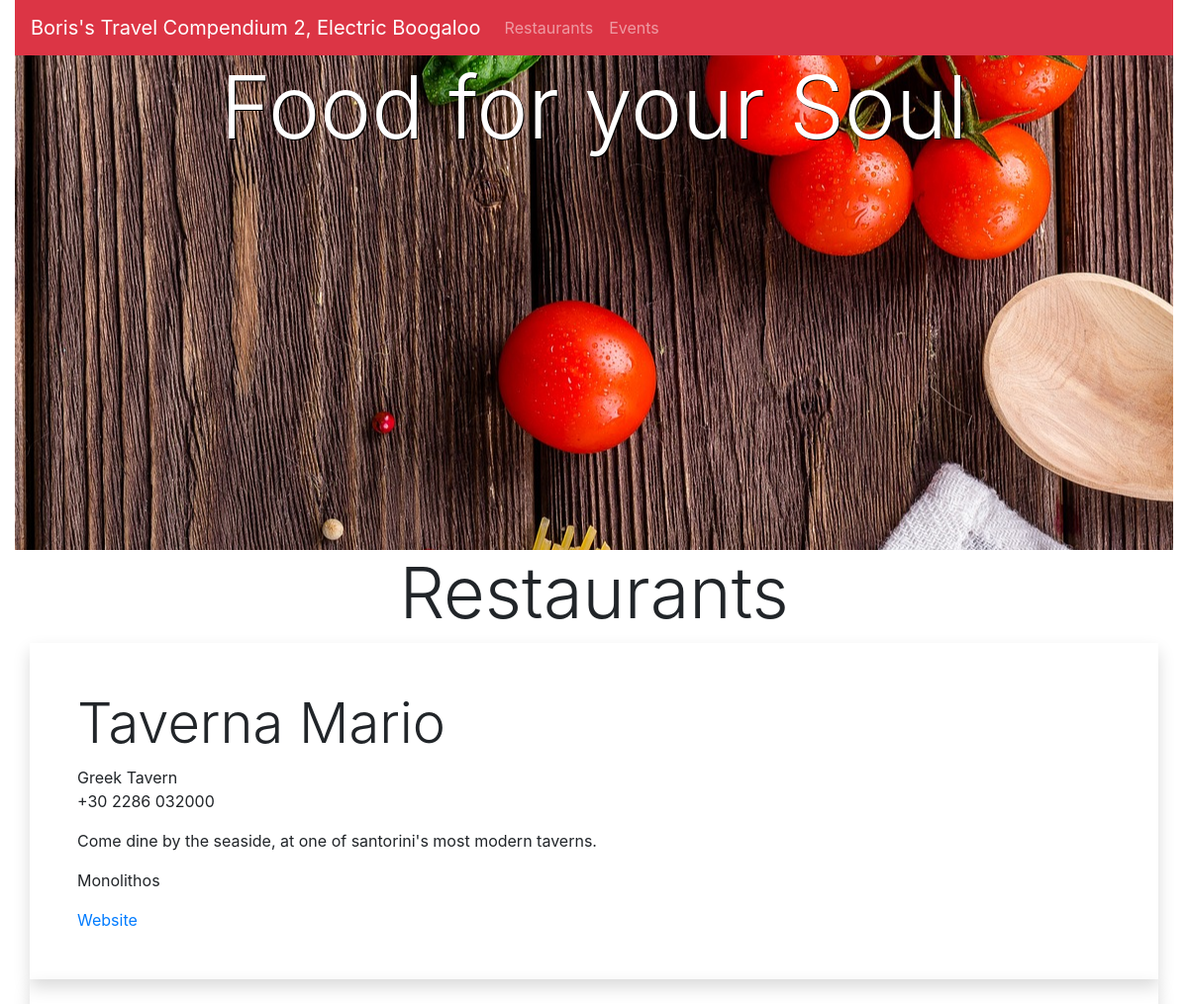
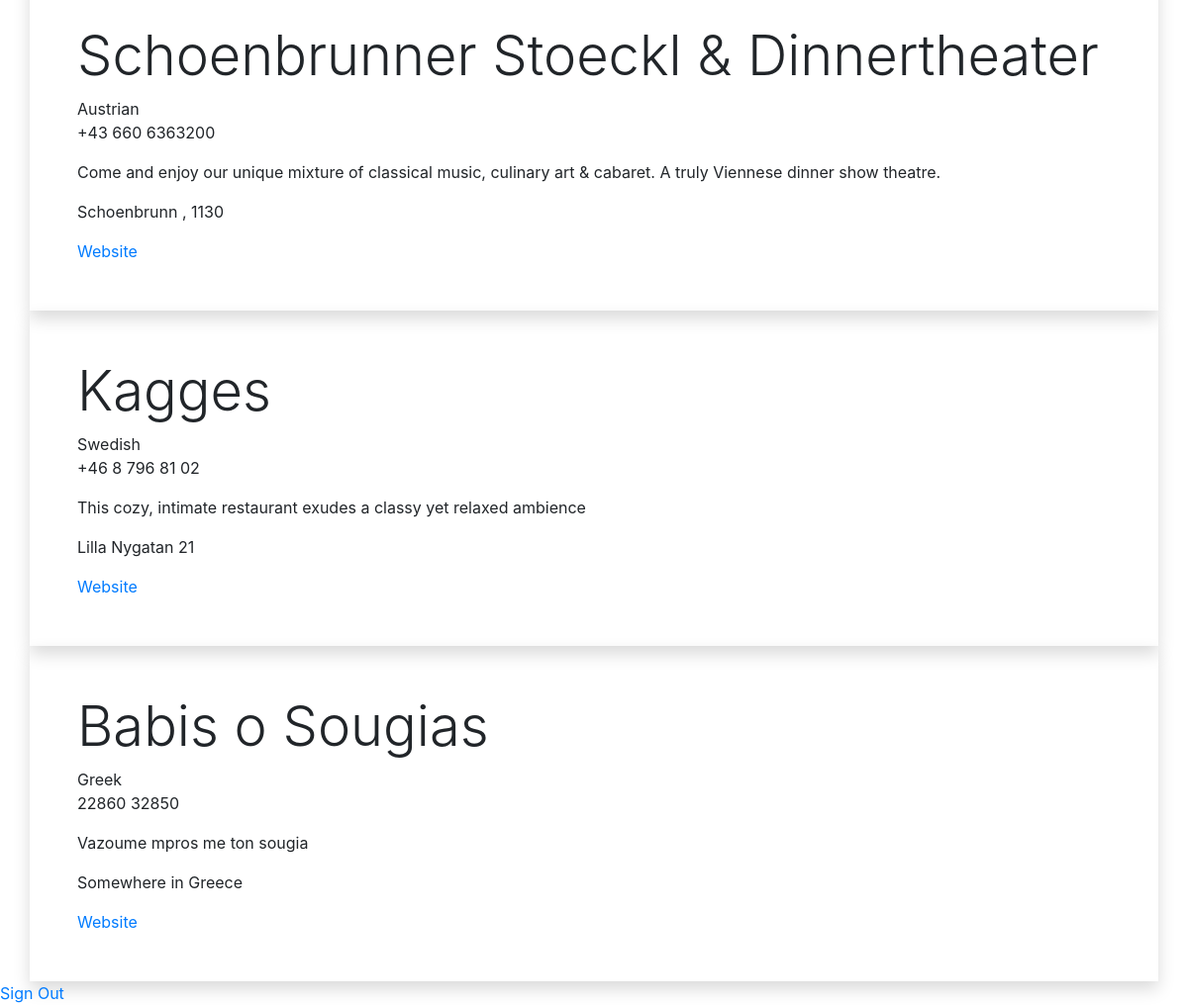
The page /project/restaurant.php (signed in) on the database its author committed (2 pictures, top to bottom).
### tables this page shows
CREATE TABLE `restaurant` (
  `restaurant_id` int(11) NOT NULL,
  `restaurant_name` varchar(50) DEFAULT NULL,
  `tel_nr` varchar(15) DEFAULT NULL,
  `type` varchar(30) DEFAULT NULL,
  `description` varchar(255) DEFAULT NULL,
  `address` varchar(100) DEFAULT NULL,
  `web_address` varchar(100) DEFAULT NULL
);

### project/restaurant.php (the view, shortened to what this page needs)
<?php
require_once 'actions/db_connect.php';
?>
<!DOCTYPE html>
<html>
<head>
<link rel="stylesheet" href="https://stackpath.bootstrapcdn.com/bootstrap/4.3.1/css/bootstrap.min.css">
</head>
<body >
<div class="container-fluid">
<nav class="navbar navbar-expand-lg navbar-dark bg-danger">
  <a class="navbar-brand" href="home.php">Boris's Travel Compendium 2, Electric Boogaloo</a>
  <div class="collapse navbar-collapse" id="navbarSupportedContent">
    <ul class="navbar-nav mr-auto">
      <li class="nav-item">
        <a class="nav-link" href="restaurant.php">Restaurants <span class="sr-only">(current)</span></a>
      </li>
      <li class="nav-item">
        <a class="nav-link" href="event.php">Events</a>
      </li>
    </ul>
  </div>
</nav>
<div class="jumbotron-fluid">
	<h1 class="display-2 text-center text-white">Food for your Soul</h1>
</div>
<div class="container-fluid">
<h1 class="display-3 text-center"> Restaurants </h1>
		  <?php
           $sql = "SELECT * FROM restaurant";
           $result = $connect->query($sql);
            if($result->num_rows > 0) {
                while($row = $result->fetch_assoc()) {
                   echo  "<div class='shadow p-5'>
                   <h1 class='display-4'>" .$row['restaurant_name'].  " </h1>
                   <p> " .$row['type']. " <br> " .$row['tel_nr']. "</p>
                   <p>" .$row['description']. "</p>
                   <p>" .$row['address']. "</p> <a href= " .$row['web_address']. "> Website</a>
                   </div> " ;
                    };
               }
                   ?>
</div>
 </div>
  <a  href="logout.php?logout">Sign Out</a>
</body>
</html>

### project/restaurant.php (style rules this page uses)
.jumbotron-fluid { background-image : url(img/food.jpg); height: 500px; background-position: center; }
.text-white { text-shadow: 1px 1px black; }

### rows shown on the page
restaurant: restaurant_name "Taverna Mario", type "Greek Tavern", tel_nr "+30 2286 032000", description "Come dine by the seaside, at one of santorini's most modern taverns.", address "Monolithos"
restaurant: restaurant_name "Schoenbrunner Stoeckl & Dinnertheater", type "Austrian", tel_nr "+43 660 6363200", description "Come and enjoy our unique mixture of classical music, culinary art & cabaret. A truly Viennese dinner show theatre.", address "Schoenbrunn , 1130"
restaurant: restaurant_name "Kagges", type "Swedish", tel_nr "+46 8 796 81 02", description "This cozy, intimate restaurant exudes a classy yet relaxed ambience", address "Lilla Nygatan 21"
restaurant: restaurant_name "Babis o Sougias", type "Greek", tel_nr "22860 32850", description "Vazoume mpros me ton sougia", address "Somewhere in Greece"
